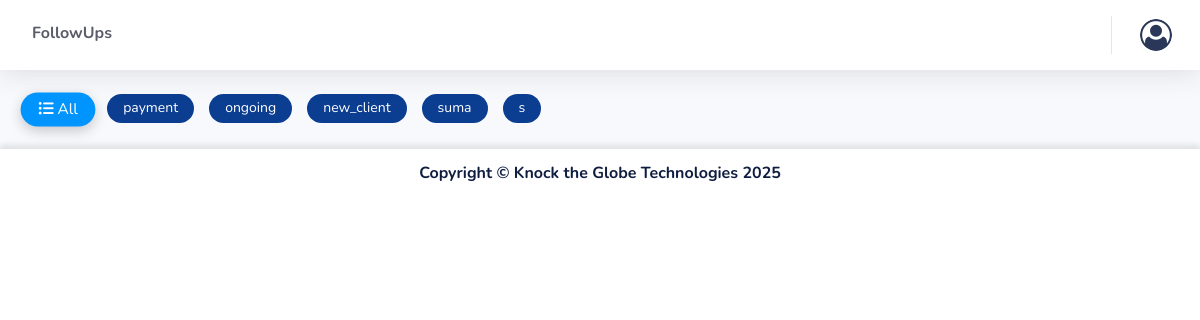
The page /followups_3.php (signed in) on the database its author committed.
### tables this page shows
CREATE TABLE `followuptype` (
  `ID` int(11) NOT NULL,
  `FollowuptypeName` varchar(100) NOT NULL
);

### followups_3.php (the view, shortened to what this page needs)
<!DOCTYPE html>
<html lang="en">
<head>
    <link href="vendor/fontawesome-free/css/all.min.css" rel="stylesheet" type="text/css">
        <link href="vendor/datatables/dataTables.bootstrap4.min.css" rel="stylesheet">
    <link href="css/sb-admin-2.min.css" rel="stylesheet">
</head>
<body id="page-top">
    <div id="wrapper">
        <div id="content-wrapper" class="d-flex flex-column">
            <div id="content">
                <nav class="navbar navbar-expand navbar-light bg-white topbar mb-4 static-top shadow" style=" background:white;">
                   <div class="mr-auto d-flex align-items-center pl-3 py-2">
    <h4 class="text-dark font-weight-bold mr-4" style="color: rgb(15,29,64); font-size: medium; margin-top: 5px;">
        FollowUps
    </h4>
</div>
<link rel="stylesheet" href="https://cdnjs.cloudflare.com/ajax/libs/font-awesome/6.4.2/css/all.min.css">
                    <ul class="navbar-nav ml-auto">
                        <li class="nav-item dropdown no-arrow">
                            <a class="nav-link dropdown-toggle" href="#" id="userDropdown" role="button"
                                data-toggle="dropdown" aria-haspopup="true" aria-expanded="false">
                                <img class="img-profile rounded-circle"
                                    src="img/p.png" style="width: 2rem;height: rem;">
                            </a>
                        </li>
                    </ul>
                </nav>
<link href="https://cdnjs.cloudflare.com/ajax/libs/font-awesome/6.0.0-beta3/css/all.min.css" rel="stylesheet">
<div class="container-fluid mt-4">
  <ul class="nav nav-pills custom-nav">
  <li class="nav-item">
      <a class="nav-link active" id="all-tab" href="#" onclick="setActiveTab('all')">
          <i class="fas fa-list-ul"></i> All
      </a>
  </li>
  <?php
  include("dbconn.php");
  $sql = "SELECT FollowuptypeName FROM followuptype";
  $result = $conn->query($sql);
  if ($result->num_rows > 0) {
      while($row = $result->fetch_assoc()) {
          $type = strtolower(str_replace(' ', '-', $row['FollowuptypeName']));
          $label = $row['FollowuptypeName'];
          echo '
          <li class="nav-item">
              <a class="nav-link" id="' . $type . '-tab" href="#" onclick="setActiveTab(\'' . $type . '\')">
                  ' . $label . '
              </a>
          </li>';
      }
  }
  ?>
</ul>
</div>
            </div>
            <footer class="sticky-footer bg-white">
                <div class="container my-auto">
                    <div class="copyright text-center my-auto">
                       <h6> <b>Copyright &copy; Knock the Globe Technologies 2025</b></h6>
                    </div>
                </div>
            </footer>
        </div>
    </div>
</body>
</html>

### followups_3.php (style rules this page uses)
footer { background: white; color: rgb(15,29,64); padding: 15px; box-shadow: 0px -4px 6px rgba(0, 0, 0, 0.1); }
.nav-link { font-size: 16px; }
.custom-nav .nav-link { background-color: #0B3D91; color: white; border-radius: 50px; margin-right: 15px; font-size: 14px; transition: background-color 0.3s ease, transform 0.3s ease; }
.custom-nav .nav-link.active { background-color: rgb(0, 148, 255); box-shadow: 0 4px 12px rgba(0, 0, 0, 0.2); transform: scale(1.1); }

### rows shown on the page
followuptype: FollowuptypeName "payment"
followuptype: FollowuptypeName "ongoing"
followuptype: FollowuptypeName "new_client"
followuptype: FollowuptypeName "suma"
followuptype: FollowuptypeName "s"
